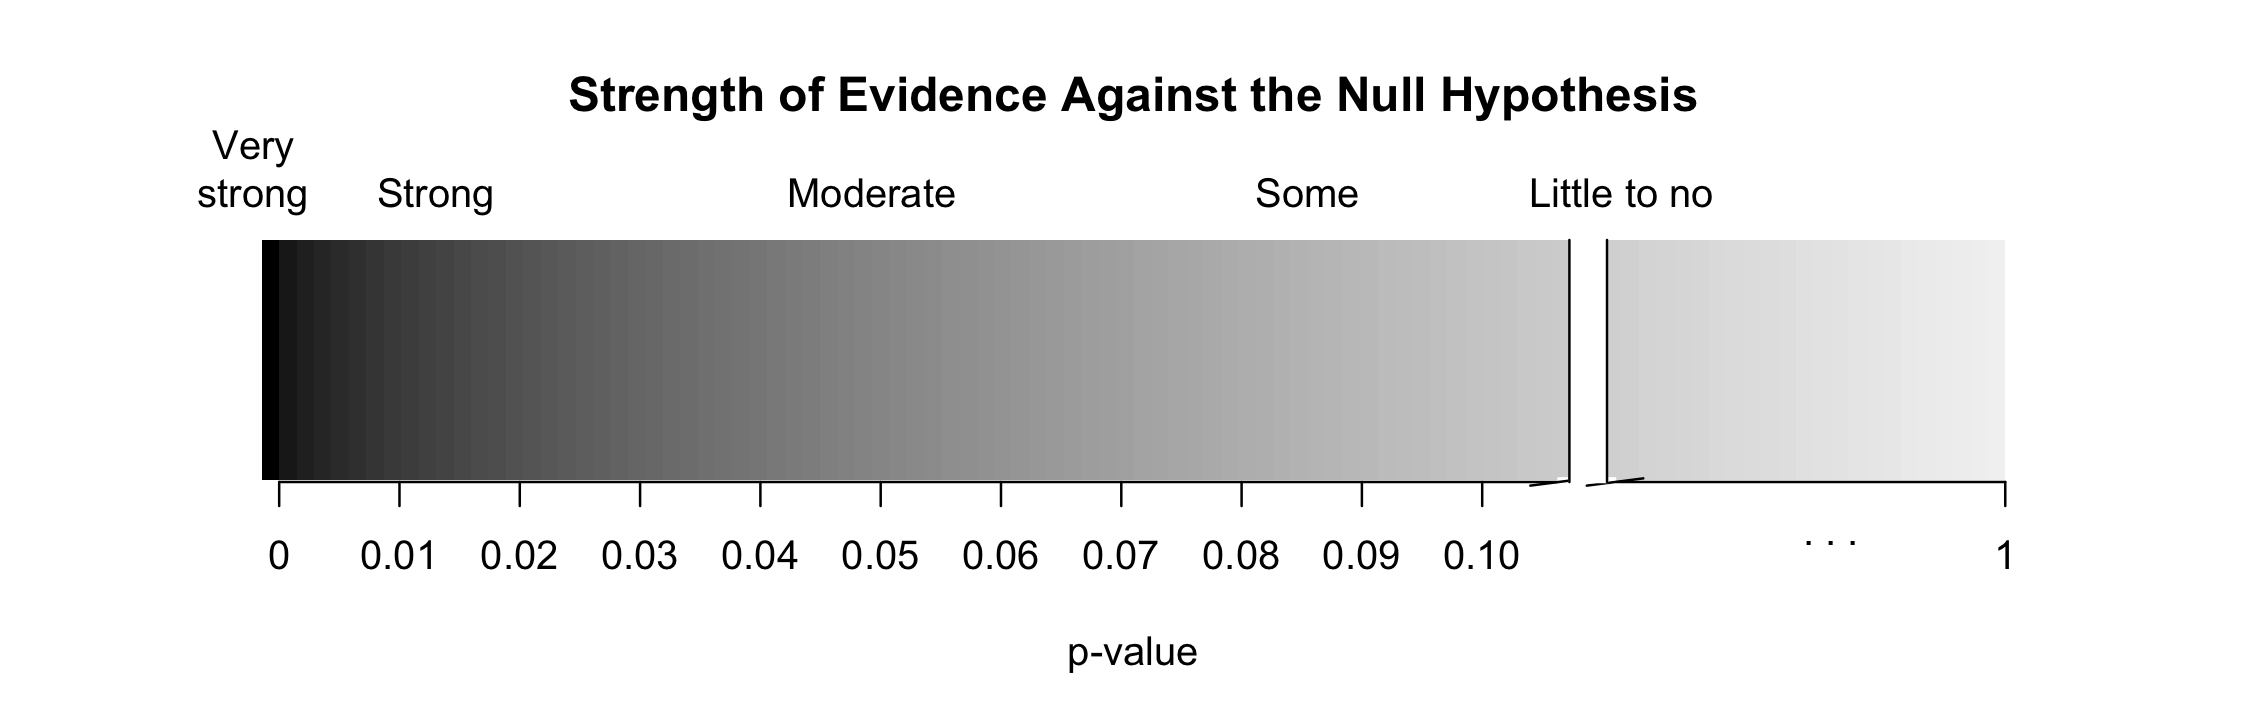

The script that drew this image:
library(plotrix)  # axis.break

## Plot creation for strength of evidence

# Set margins
par(mar = c(5, 4, 5, 4))

# Color scale and plot
g.ramp <- gray.colors(100, start = 0, end = 0.95)
barplot(rep(2, 100),
        axes = FALSE,
        space = 0,
        col = g.ramp,
        main = "",
        xlab = "p-value",
        border = NA)

# Add text below
# mtext("1%", side = 1, line = 1, at = 7)
# mtext("5%", side = 1, line = 1, at = 35)
# mtext("10%", side = 1, line = 1, at = 70)
axis(side = 1, labels = c(as.character(seq(0, 0.09, by = 0.01)), "0.10", "1"),
     line = 0,
     at = c(seq(1, 70, length = length(seq(0, 0.10, by = 0.01))), 100)
     )
axis.break(axis = 1, breakpos = 76, brw = 0.03, style = "slash")
axis.break(axis = 1, breakpos = 75, brw = 0.02, style = "gap")
mtext(". . .", side = 1, line = 0.5, at = 90)

# Add text above
mtext("Very \n strong", side = 3, line = 0.5, at = 2, adj=.9)
mtext("Strong", side = 3, line = 0.5, at = 10)
mtext("Moderate", side = 3, line = 0.5, at = 35)
mtext("Some", side = 3, line = 0.5, at = 60)
mtext("Little to no", side = 3, line = 0.5, at = 78)

# Add title
mtext("Strength of Evidence Against the Null Hypothesis", side = 3, line = 2.5,
      cex=1.2, font=2)
